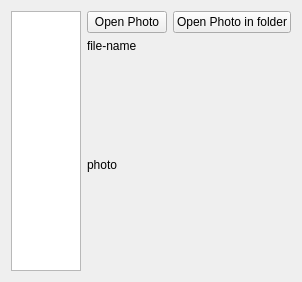
<?xml version="1.0" encoding="UTF-8"?>
<ui version="4.0">
 <class>Form</class>
 <widget class="QWidget" name="Form">
  <property name="geometry">
   <rect>
    <x>0</x>
    <y>0</y>
    <width>283</width>
    <height>282</height>
   </rect>
  </property>
  <property name="windowTitle">
   <string>Form</string>
  </property>
  <layout class="QGridLayout" name="gridLayout">
   <item row="0" column="0" rowspan="3">
    <widget class="QTableView" name="tableView">
     <property name="sizePolicy">
      <sizepolicy hsizetype="Preferred" vsizetype="Preferred">
       <horstretch>0</horstretch>
       <verstretch>0</verstretch>
      </sizepolicy>
     </property>
    </widget>
   </item>
   <item row="0" column="1">
    <widget class="QPushButton" name="btnOpenMark">
     <property name="text">
      <string>Open Photo</string>
     </property>
    </widget>
   </item>
   <item row="0" column="2">
    <widget class="QPushButton" name="btnOpenMarkFolder">
     <property name="text">
      <string>Open Photo in folder</string>
     </property>
    </widget>
   </item>
   <item row="1" column="1" colspan="2">
    <widget class="QLabel" name="lblFileName">
     <property name="sizePolicy">
      <sizepolicy hsizetype="Preferred" vsizetype="Minimum">
       <horstretch>0</horstretch>
       <verstretch>0</verstretch>
      </sizepolicy>
     </property>
     <property name="text">
      <string>file-name</string>
     </property>
    </widget>
   </item>
   <item row="2" column="1" colspan="2">
    <widget class="QLabel" name="lblPhoto">
     <property name="sizePolicy">
      <sizepolicy hsizetype="Ignored" vsizetype="Ignored">
       <horstretch>0</horstretch>
       <verstretch>1</verstretch>
      </sizepolicy>
     </property>
     <property name="text">
      <string>photo</string>
     </property>
     <property name="scaledContents">
      <bool>false</bool>
     </property>
    </widget>
   </item>
  </layout>
 </widget>
 <resources/>
 <connections/>
</ui>
